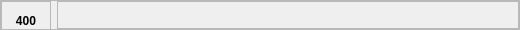
<?xml version="1.0" encoding="UTF-8"?>
<ui version="4.0">
 <class>RamBlockDemo</class>
 <widget class="QWidget" name="RamBlockDemo">
  <property name="geometry">
   <rect>
    <x>0</x>
    <y>0</y>
    <width>520</width>
    <height>30</height>
   </rect>
  </property>
  <property name="minimumSize">
   <size>
    <width>0</width>
    <height>30</height>
   </size>
  </property>
  <property name="maximumSize">
   <size>
    <width>16777215</width>
    <height>100</height>
   </size>
  </property>
  <property name="windowTitle">
   <string>Form</string>
  </property>
  <layout class="QHBoxLayout" name="horizontalLayout">
   <property name="spacing">
    <number>0</number>
   </property>
   <property name="leftMargin">
    <number>0</number>
   </property>
   <property name="topMargin">
    <number>0</number>
   </property>
   <property name="rightMargin">
    <number>0</number>
   </property>
   <property name="bottomMargin">
    <number>0</number>
   </property>
   <item>
    <widget class="QFrame" name="mainBodyContainer">
     <property name="frameShape">
      <enum>QFrame::StyledPanel</enum>
     </property>
     <property name="frameShadow">
      <enum>QFrame::Raised</enum>
     </property>
     <layout class="QHBoxLayout" name="horizontalLayout_2">
      <property name="leftMargin">
       <number>0</number>
      </property>
      <property name="topMargin">
       <number>0</number>
      </property>
      <property name="rightMargin">
       <number>0</number>
      </property>
      <property name="bottomMargin">
       <number>0</number>
      </property>
      <item>
       <widget class="QFrame" name="frame_2">
        <property name="minimumSize">
         <size>
          <width>30</width>
          <height>30</height>
         </size>
        </property>
        <property name="maximumSize">
         <size>
          <width>50</width>
          <height>1200</height>
         </size>
        </property>
        <property name="frameShape">
         <enum>QFrame::StyledPanel</enum>
        </property>
        <property name="frameShadow">
         <enum>QFrame::Raised</enum>
        </property>
        <layout class="QVBoxLayout" name="verticalLayout">
         <property name="spacing">
          <number>0</number>
         </property>
         <property name="leftMargin">
          <number>0</number>
         </property>
         <property name="topMargin">
          <number>0</number>
         </property>
         <property name="rightMargin">
          <number>0</number>
         </property>
         <property name="bottomMargin">
          <number>2</number>
         </property>
         <item>
          <widget class="QLabel" name="endCell_lb">
           <property name="font">
            <font>
             <pointsize>9</pointsize>
             <weight>75</weight>
             <bold>true</bold>
            </font>
           </property>
           <property name="text">
            <string>400</string>
           </property>
           <property name="alignment">
            <set>Qt::AlignBottom|Qt::AlignHCenter</set>
           </property>
          </widget>
         </item>
        </layout>
       </widget>
      </item>
      <item>
       <widget class="QFrame" name="frame_3">
        <property name="frameShape">
         <enum>QFrame::StyledPanel</enum>
        </property>
        <property name="frameShadow">
         <enum>QFrame::Raised</enum>
        </property>
        <layout class="QHBoxLayout" name="horizontalLayout_3">
         <property name="spacing">
          <number>0</number>
         </property>
         <property name="leftMargin">
          <number>0</number>
         </property>
         <property name="topMargin">
          <number>0</number>
         </property>
         <property name="rightMargin">
          <number>0</number>
         </property>
         <property name="bottomMargin">
          <number>0</number>
         </property>
         <item>
          <widget class="QLabel" name="capacity_lb">
           <property name="font">
            <font>
             <pointsize>12</pointsize>
            </font>
           </property>
           <property name="text">
            <string/>
           </property>
           <property name="alignment">
            <set>Qt::AlignCenter</set>
           </property>
          </widget>
         </item>
        </layout>
       </widget>
      </item>
     </layout>
    </widget>
   </item>
  </layout>
 </widget>
 <resources/>
 <connections/>
</ui>
